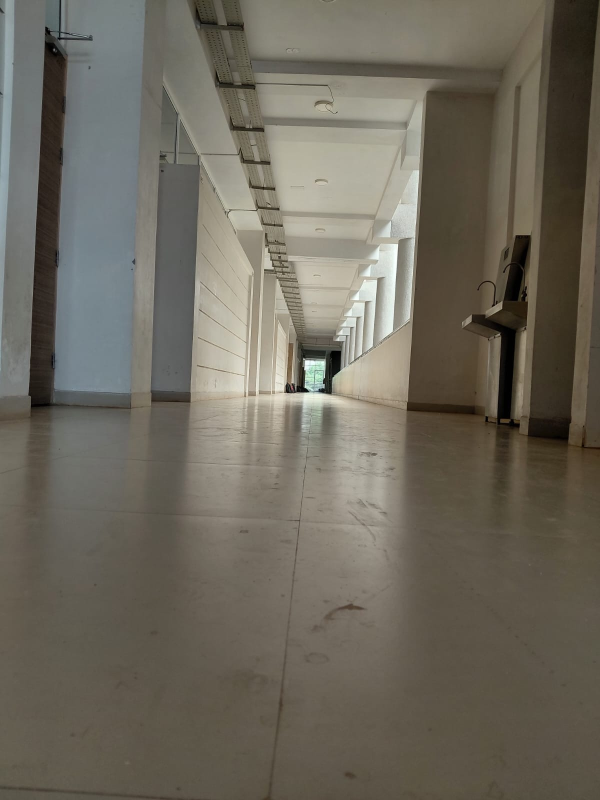
#> input picture data/visual_test/place_a1.jpeg, 1200 x 1600 px (shown at 1/2 size)
$ python integrated_navigation_demo.py
#> lines starting #> are read from the running program, lines starting #| are printed output that depends on the picture
### src/autocar/visual_place_database.py

"""Persistent visual place database.

This module stores reference images and uses VisualPlaceMatcher to recognize
previously observed places. It does not control hardware.
"""

import json
import shutil
from pathlib import Path

from .visual_place_matcher import VisualPlaceMatcher


class VisualPlaceDatabase:
    def __init__(self, database_dir, matcher=None):
        self.database_dir = Path(database_dir)
        self.images_dir = self.database_dir / "images"
        self.metadata_path = self.database_dir / "places.json"
        self.matcher = matcher or VisualPlaceMatcher()

        self.images_dir.mkdir(parents=True, exist_ok=True)

        if self.metadata_path.exists():
            with self.metadata_path.open("r", encoding="utf-8") as file:
                data = json.load(file)
            self.places = data.get("places", [])
        else:
            self.places = []

        self._validate_records()

    def _record_images(self, place):
        """Return image filenames from legacy or multiple-reference records."""
        if "images" in place:
            return place["images"]
        return [place["image"]]

    def _validate_records(self):
        """Validate place IDs and all referenced image files."""
        seen_ids = set()
        seen_images = set()

        for place in self.places:
            if not isinstance(place, dict):
                raise ValueError("Every place must be a dictionary")

            place_id = place.get("id")
            if not isinstance(place_id, str) or not place_id:
                raise ValueError("Every place must have a non-empty ID")

            if place_id in seen_ids:
                raise ValueError(f"Duplicate place ID: {place_id}")
            seen_ids.add(place_id)

            image_names = self._record_images(place)

            if not isinstance(image_names, list) or not image_names:
                raise ValueError(f"Missing reference images for {place_id}")

            for image_name in image_names:
                if not isinstance(image_name, str) or not image_name:
                    raise ValueError(f"Invalid image filename for {place_id}")

                if Path(image_name).name != image_name:
                    raise ValueError(f"Invalid image filename for {place_id}")

                if image_name in seen_images:
                    raise ValueError(f"Duplicate reference image: {image_name}")
                seen_images.add(image_name)

                if not (self.images_dir / image_name).is_file():
                    raise ValueError(
                        f"Reference image missing for {place_id}: {image_name}"
                    )

    def _save(self):
        """Persist the current place records."""
        temporary_path = self.metadata_path.with_suffix(".tmp")
        with temporary_path.open("w", encoding="utf-8") as file:
            json.dump(
                {"version": 1, "places": self.places},
                file,
                indent=2,
            )
        temporary_path.replace(self.metadata_path)

    # [12 lines left out: function list_places, not called in this run]


    def observe(self, image_path, min_score=None):
        """Recognize a known place using all its reference images."""
        image_path = Path(image_path)
        if not image_path.is_file():
            raise ValueError(f"Observation image not found: {image_path}")

        self.matcher._load_grayscale(image_path)

        best_place = None
        best_result = None
        best_reference = None

        for place in self.places:
            place_best_result = None
            place_best_reference = None

            for image_name in self._record_images(place):
                reference_path = self.images_dir / image_name
                result = self.matcher.compare(reference_path, image_path)

                accepted = result.is_same_place
                if min_score is not None:
                    accepted = accepted and result.score >= min_score

                if accepted and (
                    place_best_result is None
                    or result.score > place_best_result.score
                ):
                    place_best_result = result
                    place_best_reference = image_name

            if place_best_result is not None and (
                best_result is None
                or place_best_result.score > best_result.score
            ):
                best_place = place
                best_result = place_best_result
                best_reference = place_best_reference

        if best_place is not None:
            return {
                "place_id": best_place["id"],
                "status": "recognized",
                "good_matches": best_result.good_matches,
                "score": best_result.score,
                "geometric_inliers": best_result.geometric_inliers,
                "matched_reference": best_reference,
            }

        return {
            "place_id": None,
            "status": "candidate",
            "image_path": str(image_path),
            "good_matches": 0,
            "score": 0.0,
            "geometric_inliers": 0,
        }

    def register_place(self, place_id, image_paths):
        """Register a named place with one or more reference images."""
        import re

        if (
            not isinstance(place_id, str)
            or not re.fullmatch(r"[A-Za-z0-9][A-Za-z0-9_-]*", place_id)
        ):
            raise ValueError("Invalid place ID")

        if any(place["id"] == place_id for place in self.places):
            raise ValueError(f"Place already exists: {place_id}")

        if isinstance(image_paths, (str, Path)):
            image_paths = [image_paths]

        image_paths = [Path(item) for item in image_paths]

        if not image_paths:
            raise ValueError("At least one reference image is required")

        for image_path in image_paths:
            if not image_path.is_file():
                raise ValueError(f"Reference image not found: {image_path}")
            self.matcher._load_grayscale(image_path)

        existing_names = {
            name
            for place in self.places
            for name in self._record_images(place)
        }

        copied_names = []
        record = None

        try:
            for index, image_path in enumerate(image_paths, start=1):
                suffix = image_path.suffix.lower() or ".jpg"
                image_name = f"{place_id}_{index:02d}{suffix}"
                destination = self.images_dir / image_name

                if image_name in existing_names or destination.exists():
                    raise FileExistsError(
                        f"Reference image already exists: {image_name}"
                    )

                shutil.copy2(image_path, destination)
                copied_names.append(image_name)

            record = {"id": place_id, "images": copied_names}
            self.places.append(record)
            self._save()

        except Exception:
            if record is not None and record in self.places:
                self.places.remove(record)

            for image_name in copied_names:
                (self.images_dir / image_name).unlink(missing_ok=True)
            raise

        return {
            "place_id": place_id,
            "status": "new_place",
            "image_count": len(copied_names),
            "images": list(copied_names),
            "good_matches": 0,
            "score": 0.0,
            "geometric_inliers": 0,
        }

    def register_candidate(self, image_path):
        """Explicitly approve and store an unmatched image as a new place."""
        image_path = Path(image_path)

        if not image_path.is_file():
            raise ValueError(f"Observation image not found: {image_path}")

        self.matcher._load_grayscale(image_path)

        result = self.observe(image_path)
        if result["status"] == "recognized":
            return result

        existing_numbers = [
            int(place["id"].removeprefix("place_"))
            for place in self.places
            if place["id"].startswith("place_")
            and place["id"].removeprefix("place_").isdigit()
        ]

        next_number = max(existing_numbers, default=0) + 1
        place_id = f"place_{next_number:04d}"

        registered = self.register_place(place_id, [image_path])

        return {
            "place_id": registered["place_id"],
            "status": "new_place",
            "good_matches": 0,
            "score": 0.0,
            "geometric_inliers": 0,
        }

    # [26 lines left out: function remove_place, not called in this run]

### src/autocar/map_storage.py

"""JSON persistence for the visual navigation graph.

This module is software-only and does not access robot hardware.
"""

from __future__ import annotations

import json
from pathlib import Path
from typing import Any


class MapStorage:
    """Save and load a graph containing place nodes and observed edges."""

    VERSION = 1

    def __init__(self, file_path: str | Path) -> None:
        self.file_path = Path(file_path)

    @staticmethod
    def empty_map() -> dict[str, Any]:
        return {"version": MapStorage.VERSION, "nodes": [], "edges": []}

    @staticmethod
    def validate(graph: dict[str, Any]) -> None:
        if not isinstance(graph, dict):
            raise ValueError("Map must be a dictionary")

        if graph.get("version") != MapStorage.VERSION:
            raise ValueError("Unsupported or missing map version")

        nodes = graph.get("nodes")
        edges = graph.get("edges")

        if not isinstance(nodes, list) or not isinstance(edges, list):
            raise ValueError("'nodes' and 'edges' must be lists")

        node_ids: set[str] = set()

        for node in nodes:
            if not isinstance(node, dict):
                raise ValueError("Each node must be a dictionary")

            node_id = node.get("id")
            if not isinstance(node_id, str) or not node_id:
                raise ValueError("Every node needs a non-empty string ID")

            if node_id in node_ids:
                raise ValueError(f"Duplicate node ID: {node_id}")

            node_ids.add(node_id)

        edge_keys: set[tuple[str, str]] = set()

        for edge in edges:
            if not isinstance(edge, dict):
                raise ValueError("Each edge must be a dictionary")

            source = edge.get("source")
            target = edge.get("target")

            if source not in node_ids or target not in node_ids:
                raise ValueError("Every edge must reference existing nodes")

            if source == target:
                raise ValueError("Self-edges are not allowed")

            key = tuple(sorted((source, target)))
            if key in edge_keys:
                raise ValueError(f"Duplicate edge: {source} - {target}")

            edge_keys.add(key)

    def save(self, graph: dict[str, Any]) -> None:
        """Validate and atomically save the graph as JSON."""
        self.validate(graph)
        self.file_path.parent.mkdir(parents=True, exist_ok=True)

        temporary_path = self.file_path.with_suffix(
            self.file_path.suffix + ".tmp"
        )

        try:
            with temporary_path.open("w", encoding="utf-8") as file:
                json.dump(graph, file, indent=2)
                file.write("\n")

            temporary_path.replace(self.file_path)
        finally:
            temporary_path.unlink(missing_ok=True)

    def load(self) -> dict[str, Any]:
        """Load a saved graph, or return an empty graph if none exists."""
        if not self.file_path.exists():
            return self.empty_map()

        with self.file_path.open("r", encoding="utf-8") as file:
            graph = json.load(file)

        self.validate(graph)
        return graph

### src/autocar/visual_place_matcher.py

"""Hardware-independent visual matching for indoor place recognition.

This module compares images using ORB features. It does not control motors,
access GPIO, or run YOLO inference.
"""

from dataclasses import dataclass
from pathlib import Path

import cv2
import numpy as np


@dataclass(frozen=True)
class VisualMatch:
    good_matches: int
    score: float
    reference_keypoints: int
    query_keypoints: int
    is_same_place: bool
    geometric_inliers: int = 0
    inlier_ratio: float = 0.0


class VisualPlaceMatcher:
    """Compare two images to estimate whether they show the same place."""

    def __init__(
        self,
        max_features: int = 1500,
        ratio_threshold: float = 0.75,
        min_good_matches: int = 12,
        min_score: float = 0.08,
    ) -> None:
        if max_features < 1:
            raise ValueError("max_features must be positive")
        if not 0 < ratio_threshold < 1:
            raise ValueError("ratio_threshold must be between 0 and 1")
        if min_good_matches < 1:
            raise ValueError("min_good_matches must be positive")
        if not 0 <= min_score <= 1:
            raise ValueError("min_score must be between 0 and 1")

        self.min_good_matches = min_good_matches
        self.min_score = min_score
        self.ratio_threshold = ratio_threshold

        self._orb = cv2.ORB_create(nfeatures=max_features)
        self._matcher = cv2.BFMatcher(cv2.NORM_HAMMING)

    @staticmethod
    def _load_grayscale(image_path: str | Path) -> np.ndarray:
        image = cv2.imread(str(image_path), cv2.IMREAD_GRAYSCALE)

        if image is None:
            raise ValueError(f"Could not read image: {image_path}")

        return image

    def _extract_features(
        self, image: np.ndarray
    ) -> tuple[list, np.ndarray | None]:
        keypoints, descriptors = self._orb.detectAndCompute(image, None)
        return keypoints, descriptors


    def compare(
        self,
        reference_path: str | Path,
        query_path: str | Path,
    ) -> VisualMatch:
        """Compare images using feature matches and geometric verification."""

        reference = self._load_grayscale(reference_path)
        query = self._load_grayscale(query_path)

        ref_kp, ref_desc = self._extract_features(reference)
        qry_kp, qry_desc = self._extract_features(query)

        ref_count = len(ref_kp)
        qry_count = len(qry_kp)

        empty_result = VisualMatch(
        good_matches=0,
        score=0.0,
        reference_keypoints=ref_count,
        query_keypoints=qry_count,
        is_same_place=False,
        )

        if (
            ref_desc is None
            or qry_desc is None
            or len(ref_desc) < 2
            or len(qry_desc) < 2
        ):
            return empty_result

        pairs = self._matcher.knnMatch(ref_desc, qry_desc, k=2)

        good = [
            first
            for pair in pairs
            if len(pair) == 2
            for first, second in [pair]
            if first.distance < self.ratio_threshold * second.distance
        ]

        denominator = min(ref_count, qry_count)
        score = len(good) / denominator if denominator else 0.0

        if len(good) < 4:
            return VisualMatch(
                good_matches=len(good),
                score=score,
                reference_keypoints=ref_count,
                query_keypoints=qry_count,
                is_same_place=False,
            )

        src_points = np.float32(
            [ref_kp[m.queryIdx].pt for m in good]
        ).reshape(-1, 1, 2)

        dst_points = np.float32(
            [qry_kp[m.trainIdx].pt for m in good]
        ).reshape(-1, 1, 2)

        _, mask = cv2.findHomography(
            src_points,
            dst_points,
            cv2.RANSAC,
            5.0,
        )

        inliers = int(mask.sum()) if mask is not None else 0
        inlier_ratio = inliers / len(good) if good else 0.0

        same_place = (
            len(good) >= self.min_good_matches
            and score >= self.min_score
            and inliers >= 10
            and inlier_ratio >= 0.35
        )

        return VisualMatch(
            good_matches=len(good),
            score=score,
            reference_keypoints=ref_count,
            query_keypoints=qry_count,
            is_same_place=same_place,
            geometric_inliers=inliers,
            inlier_ratio=inlier_ratio,
        )

### src/autocar/map_builder.py

"""Build a navigation graph from confirmed visual place observations.

This module does not control robot hardware.
"""

from __future__ import annotations

from typing import Any

from .map_storage import MapStorage


class MapBuilder:
    """Maintain place nodes and observed connections between them."""

    def __init__(
        self,
        storage: MapStorage | None = None,
        graph: dict[str, Any] | None = None,
    ) -> None:
        self.storage = storage or MapStorage("data/navigation_map.json")
        self.graph = graph if graph is not None else self.storage.load()
        self.storage.validate(self.graph)

        # Tracks the last place seen during a continuous observation sequence.
        self._last_place_id: str | None = None

    def add_place(self, place_id: str) -> bool:
        """Add a place node. Return False if it already exists."""
        if not isinstance(place_id, str) or not place_id.strip():
            raise ValueError("place_id must be a non-empty string")

        if any(node["id"] == place_id for node in self.graph["nodes"]):
            return False

        self.graph["nodes"].append({"id": place_id})
        return True

    def connect_places(
        self,
        source: str,
        target: str,
        *,
        bidirectional: bool = True,
    ) -> bool:
        """Record an observed connection between existing places.

        Returns False if the connection already exists.
        """
        node_ids = {node["id"] for node in self.graph["nodes"]}

        if source not in node_ids or target not in node_ids:
            raise ValueError("Both places must exist before connecting them")

        if source == target:
            raise ValueError("A place cannot connect to itself")

        if not isinstance(bidirectional, bool):
            raise ValueError("bidirectional must be a boolean")

        existing = any(
            edge["source"] == source and edge["target"] == target
            for edge in self.graph["edges"]
        )

        if bidirectional:
            existing = existing or any(
                edge["source"] == target and edge["target"] == source
                for edge in self.graph["edges"]
            )

        if existing:
            return False

        self.graph["edges"].append(
            {
                "source": source,
                "target": target,
                "bidirectional": bidirectional,
            }
        )
        return True


    # [88 lines left out: functions set_transition_metadata, observe_transition, not called in this run]

    def save(self) -> None:
        """Persist the current graph."""
        self.storage.save(self.graph)

    # [16 lines left out: functions get_graph, restore_graph, not called in this run]

    def reset_tracking(self) -> None:
        """Forget the previous observation without deleting the map."""
        self._last_place_id = None

### scripts/integrated_navigation_demo.py

"""End-to-end software demo using the real visual test images.

No camera, motors, GPIO, or robot entry point is started.
Temporary databases are removed automatically after the demo.
"""

from pathlib import Path
from tempfile import TemporaryDirectory

from autocar.map_builder import MapBuilder
from autocar.map_storage import MapStorage
from autocar.path_planner import PathPlanner
from autocar.visual_place_database import VisualPlaceDatabase


def ask_yes_no(prompt: str) -> bool:
    return input(f"{prompt} [y/N]: ").strip().lower() == "y"


def main():
    root = Path(__file__).resolve().parents[1]
    image_dir = root / "data" / "visual_test"

    image_paths = [
        image_dir / "place_a1.jpeg",
        image_dir / "place_a2.jpeg",
        image_dir / "place_b1.jpeg",
    ]

    for path in image_paths:
        if not path.is_file():
            raise FileNotFoundError(f"Missing test image: {path}")

    with TemporaryDirectory(prefix="autocar_e2e_") as temp:
        temp_path = Path(temp)
        database = VisualPlaceDatabase(temp_path / "visual_places")
        storage = MapStorage(temp_path / "navigation_map.json")
        builder = MapBuilder(storage=storage)
#> (reads data/navigation_map.json from the repository)

        print("\n=== Phase 1: Visual place recognition ===")
        observed_place_ids = []

        for image_path in image_paths:
            result = database.observe(image_path)
#> in _load_grayscale, `image = cv2.imread(str(image_path), cv2.IMREAD_GRAYSCALE)`:
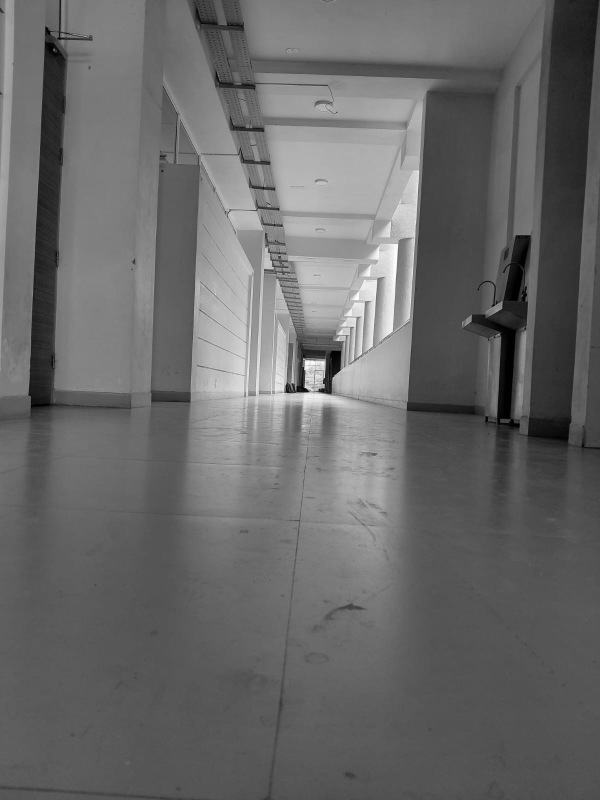
#> image: shape (1600, 1200) (shown at 1/2 size); min 0, max 255, mean 104.3

            print(f"\nImage: {image_path.name}")
            print(f"Status: {result['status']}")
            print(f"Place ID: {result['place_id']}")
            print(f"Good matches: {result['good_matches']}")
            print(f"Score: {result['score']:.4f}")

            if result["status"] == "candidate":
                if ask_yes_no(
                    f"Approve {image_path.name} as a new reference place?"
                ):
#> the answer given: y
                    result = database.register_candidate(image_path)
                    print(f"Registration: {result['status']}")
                else:
                    print("Candidate skipped.")
                    continue

            place_id = result["place_id"]
            if place_id and place_id not in observed_place_ids:
                observed_place_ids.append(place_id)
                builder.add_place(place_id)

        print("\n=== Phase 2: Confirm actual connectivity ===")
        print("Registered/recognized places:", observed_place_ids)

        if len(observed_place_ids) >= 2:
            source = observed_place_ids[0]
            target = observed_place_ids[1]

            print(
                f"\nPotential connection: {source} <-> {target}"
            )
            print(
                "Only confirm if the robot actually traversed this "
                "connection and both endpoints were verified."
            )

            if ask_yes_no("Was this physical transition verified?"):
#> the answer given: y
                builder.connect_places(source, target)
                print("Connection added.")
            else:
                print("Connection not added.")
        else:
            print(
                "Fewer than two distinct places were accepted; "
                "no connection can be tested."
            )

        builder.save()
        graph = storage.load()

        print("\n=== Phase 3: Saved navigation graph ===")
        print(graph)

        if len(observed_place_ids) >= 2:
#> (the run stopped early here; a loop or call above may not have finished)
